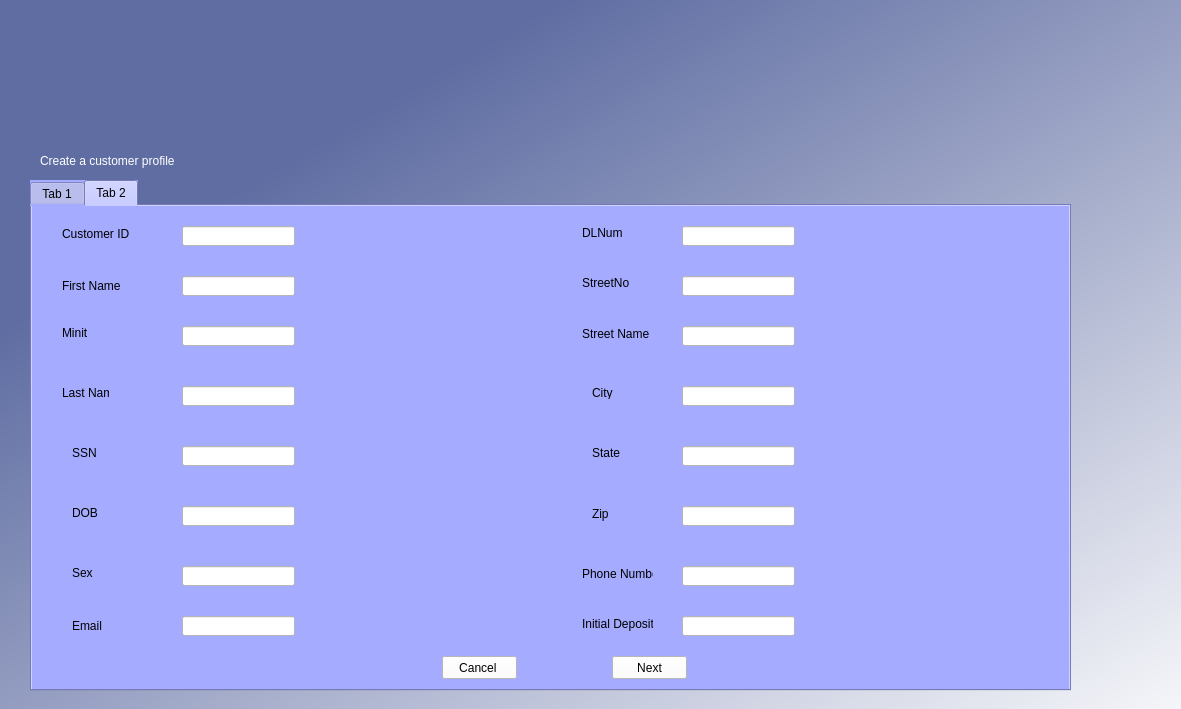
<?xml version="1.0" encoding="UTF-8"?>
<ui version="4.0">
 <class>createcustomer</class>
 <widget class="QDialog" name="createcustomer">
  <property name="geometry">
   <rect>
    <x>0</x>
    <y>0</y>
    <width>1181</width>
    <height>709</height>
   </rect>
  </property>
  <property name="windowTitle">
   <string>Rattler Bank Database</string>
  </property>
  <property name="windowIcon">
   <iconset>
    <normaloff>RB snake.png</normaloff>RB snake.png</iconset>
  </property>
  <property name="sizeGripEnabled">
   <bool>false</bool>
  </property>
  <widget class="QWidget" name="bgwidget" native="true">
   <property name="geometry">
    <rect>
     <x>0</x>
     <y>0</y>
     <width>1201</width>
     <height>801</height>
    </rect>
   </property>
   <property name="styleSheet">
    <string notr="true">QWidget#bgwidget{
background-color:qlineargradient(spread:pad, x1:0.242, y1:0.198727, x2:0.957, y2:1, stop:0 rgba(95, 109, 162, 255), stop:1 rgba(255, 255, 255, 255))}</string>
   </property>
   <widget class="QLabel" name="label_2">
    <property name="geometry">
     <rect>
      <x>160</x>
      <y>10</y>
      <width>851</width>
      <height>131</height>
     </rect>
    </property>
    <property name="text">
     <string/>
    </property>
    <property name="pixmap">
     <pixmap>../../../../Pictures/RB words.png</pixmap>
    </property>
    <property name="scaledContents">
     <bool>true</bool>
    </property>
   </widget>
   <widget class="QLabel" name="label_3">
    <property name="geometry">
     <rect>
      <x>40</x>
      <y>100</y>
      <width>481</width>
      <height>121</height>
     </rect>
    </property>
    <property name="styleSheet">
     <string notr="true">font: 14pt &quot;MS Shell Dlg 2&quot;; color:rgb(255, 255, 255)</string>
    </property>
    <property name="text">
     <string>Create a customer profile </string>
    </property>
   </widget>
   <widget class="QTabWidget" name="tabWidget">
    <property name="geometry">
     <rect>
      <x>30</x>
      <y>180</y>
      <width>1041</width>
      <height>511</height>
     </rect>
    </property>
    <property name="styleSheet">
     <string notr="true">background-color: rgb(165, 171, 255);

</string>
    </property>
    <property name="currentIndex">
     <number>1</number>
    </property>
    <widget class="QWidget" name="View_2">
     <property name="whatsThis">
      <string>&lt;html&gt;&lt;head/&gt;&lt;body&gt;&lt;p&gt;View&lt;/p&gt;&lt;/body&gt;&lt;/html&gt;</string>
     </property>
     <attribute name="title">
      <string>Tab 1</string>
     </attribute>
     <widget class="QLabel" name="label">
      <property name="geometry">
       <rect>
        <x>40</x>
        <y>30</y>
        <width>71</width>
        <height>16</height>
       </rect>
      </property>
      <property name="text">
       <string>Customer ID</string>
      </property>
     </widget>
     <widget class="QLabel" name="label_4">
      <property name="geometry">
       <rect>
        <x>40</x>
        <y>80</y>
        <width>61</width>
        <height>20</height>
       </rect>
      </property>
      <property name="text">
       <string>First Name</string>
      </property>
     </widget>
     <widget class="QLabel" name="label_5">
      <property name="geometry">
       <rect>
        <x>40</x>
        <y>130</y>
        <width>47</width>
        <height>13</height>
       </rect>
      </property>
      <property name="text">
       <string>Minit</string>
      </property>
     </widget>
     <widget class="QLabel" name="label_6">
      <property name="geometry">
       <rect>
        <x>40</x>
        <y>180</y>
        <width>47</width>
        <height>13</height>
       </rect>
      </property>
      <property name="text">
       <string>Last Name</string>
      </property>
     </widget>
     <widget class="QLabel" name="label_7">
      <property name="geometry">
       <rect>
        <x>40</x>
        <y>230</y>
        <width>47</width>
        <height>13</height>
       </rect>
      </property>
      <property name="text">
       <string>SSN</string>
      </property>
     </widget>
     <widget class="QLabel" name="label_8">
      <property name="geometry">
       <rect>
        <x>40</x>
        <y>280</y>
        <width>47</width>
        <height>13</height>
       </rect>
      </property>
      <property name="text">
       <string>DOB</string>
      </property>
     </widget>
     <widget class="QLabel" name="label_9">
      <property name="geometry">
       <rect>
        <x>590</x>
        <y>30</y>
        <width>47</width>
        <height>13</height>
       </rect>
      </property>
      <property name="text">
       <string>DLNum</string>
      </property>
     </widget>
     <widget class="QLabel" name="label_10">
      <property name="geometry">
       <rect>
        <x>590</x>
        <y>80</y>
        <width>47</width>
        <height>13</height>
       </rect>
      </property>
      <property name="text">
       <string>StreetNo</string>
      </property>
     </widget>
     <widget class="QLabel" name="label_11">
      <property name="geometry">
       <rect>
        <x>590</x>
        <y>130</y>
        <width>91</width>
        <height>16</height>
       </rect>
      </property>
      <property name="text">
       <string>Street Name</string>
      </property>
     </widget>
     <widget class="QLabel" name="label_12">
      <property name="geometry">
       <rect>
        <x>590</x>
        <y>180</y>
        <width>47</width>
        <height>13</height>
       </rect>
      </property>
      <property name="text">
       <string>City</string>
      </property>
     </widget>
     <widget class="QLabel" name="label_13">
      <property name="geometry">
       <rect>
        <x>590</x>
        <y>230</y>
        <width>47</width>
        <height>13</height>
       </rect>
      </property>
      <property name="text">
       <string>State</string>
      </property>
     </widget>
     <widget class="QLabel" name="label_14">
      <property name="geometry">
       <rect>
        <x>40</x>
        <y>330</y>
        <width>47</width>
        <height>13</height>
       </rect>
      </property>
      <property name="text">
       <string>Sex</string>
      </property>
     </widget>
     <widget class="QLabel" name="label_15">
      <property name="geometry">
       <rect>
        <x>590</x>
        <y>280</y>
        <width>47</width>
        <height>16</height>
       </rect>
      </property>
      <property name="text">
       <string>Zip</string>
      </property>
     </widget>
     <widget class="QLineEdit" name="lineEdit">
      <property name="geometry">
       <rect>
        <x>160</x>
        <y>80</y>
        <width>113</width>
        <height>20</height>
       </rect>
      </property>
      <property name="styleSheet">
       <string notr="true">background-color: rgb(255, 255, 255);</string>
      </property>
     </widget>
     <widget class="QLineEdit" name="lineEdit_2">
      <property name="geometry">
       <rect>
        <x>160</x>
        <y>130</y>
        <width>113</width>
        <height>20</height>
       </rect>
      </property>
      <property name="styleSheet">
       <string notr="true">background-color: rgb(255, 255, 255);</string>
      </property>
     </widget>
     <widget class="QLineEdit" name="lineEdit_3">
      <property name="geometry">
       <rect>
        <x>160</x>
        <y>180</y>
        <width>113</width>
        <height>20</height>
       </rect>
      </property>
      <property name="styleSheet">
       <string notr="true">background-color: rgb(255, 255, 255);</string>
      </property>
     </widget>
     <widget class="QLineEdit" name="lineEdit_4">
      <property name="geometry">
       <rect>
        <x>160</x>
        <y>230</y>
        <width>113</width>
        <height>20</height>
       </rect>
      </property>
      <property name="styleSheet">
       <string notr="true">background-color: rgb(255, 255, 255);</string>
      </property>
     </widget>
     <widget class="QLineEdit" name="lineEdit_5">
      <property name="geometry">
       <rect>
        <x>160</x>
        <y>280</y>
        <width>113</width>
        <height>20</height>
       </rect>
      </property>
      <property name="styleSheet">
       <string notr="true">background-color: rgb(255, 255, 255);</string>
      </property>
     </widget>
     <widget class="QLineEdit" name="lineEdit_6">
      <property name="geometry">
       <rect>
        <x>160</x>
        <y>330</y>
        <width>113</width>
        <height>20</height>
       </rect>
      </property>
      <property name="styleSheet">
       <string notr="true">background-color: rgb(255, 255, 255);</string>
      </property>
     </widget>
     <widget class="QLineEdit" name="lineEdit_7">
      <property name="geometry">
       <rect>
        <x>710</x>
        <y>30</y>
        <width>113</width>
        <height>20</height>
       </rect>
      </property>
      <property name="styleSheet">
       <string notr="true">background-color: rgb(255, 255, 255);</string>
      </property>
     </widget>
     <widget class="QLineEdit" name="lineEdit_8">
      <property name="geometry">
       <rect>
        <x>710</x>
        <y>80</y>
        <width>113</width>
        <height>20</height>
       </rect>
      </property>
      <property name="styleSheet">
       <string notr="true">background-color: rgb(255, 255, 255);</string>
      </property>
     </widget>
     <widget class="QLineEdit" name="lineEdit_9">
      <property name="geometry">
       <rect>
        <x>710</x>
        <y>130</y>
        <width>113</width>
        <height>20</height>
       </rect>
      </property>
      <property name="styleSheet">
       <string notr="true">background-color: rgb(255, 255, 255);</string>
      </property>
     </widget>
     <widget class="QLineEdit" name="lineEdit_10">
      <property name="geometry">
       <rect>
        <x>710</x>
        <y>180</y>
        <width>113</width>
        <height>20</height>
       </rect>
      </property>
      <property name="styleSheet">
       <string notr="true">background-color: rgb(255, 255, 255);</string>
      </property>
     </widget>
     <widget class="QLineEdit" name="lineEdit_11">
      <property name="geometry">
       <rect>
        <x>710</x>
        <y>230</y>
        <width>113</width>
        <height>20</height>
       </rect>
      </property>
      <property name="styleSheet">
       <string notr="true">background-color: rgb(255, 255, 255);</string>
      </property>
     </widget>
     <widget class="QLineEdit" name="lineEdit_12">
      <property name="geometry">
       <rect>
        <x>710</x>
        <y>280</y>
        <width>113</width>
        <height>20</height>
       </rect>
      </property>
      <property name="styleSheet">
       <string notr="true">background-color: rgb(255, 255, 255);</string>
      </property>
     </widget>
     <widget class="QLineEdit" name="lineEdit_13">
      <property name="geometry">
       <rect>
        <x>710</x>
        <y>330</y>
        <width>113</width>
        <height>20</height>
       </rect>
      </property>
      <property name="styleSheet">
       <string notr="true">background-color: rgb(255, 255, 255);</string>
      </property>
     </widget>
     <widget class="QLabel" name="label_16">
      <property name="geometry">
       <rect>
        <x>590</x>
        <y>330</y>
        <width>71</width>
        <height>16</height>
       </rect>
      </property>
      <property name="text">
       <string>Phone Number</string>
      </property>
     </widget>
     <widget class="QLabel" name="label_17">
      <property name="geometry">
       <rect>
        <x>40</x>
        <y>370</y>
        <width>61</width>
        <height>20</height>
       </rect>
      </property>
      <property name="text">
       <string>Email</string>
      </property>
     </widget>
     <widget class="QLineEdit" name="lineEdit_14">
      <property name="geometry">
       <rect>
        <x>160</x>
        <y>30</y>
        <width>113</width>
        <height>20</height>
       </rect>
      </property>
      <property name="styleSheet">
       <string notr="true">background-color: rgb(255, 255, 255);</string>
      </property>
     </widget>
     <widget class="QLineEdit" name="lineEdit_15">
      <property name="geometry">
       <rect>
        <x>160</x>
        <y>380</y>
        <width>113</width>
        <height>20</height>
       </rect>
      </property>
      <property name="styleSheet">
       <string notr="true">background-color: rgb(255, 255, 255);</string>
      </property>
     </widget>
     <widget class="QLabel" name="label_18">
      <property name="geometry">
       <rect>
        <x>590</x>
        <y>380</y>
        <width>71</width>
        <height>16</height>
       </rect>
      </property>
      <property name="text">
       <string>Initial Deposit</string>
      </property>
     </widget>
     <widget class="QLineEdit" name="lineEdit_16">
      <property name="geometry">
       <rect>
        <x>710</x>
        <y>380</y>
        <width>113</width>
        <height>20</height>
       </rect>
      </property>
      <property name="styleSheet">
       <string notr="true">background-color: rgb(255, 255, 255);</string>
      </property>
     </widget>
     <widget class="QPushButton" name="pushButton">
      <property name="geometry">
       <rect>
        <x>490</x>
        <y>430</y>
        <width>75</width>
        <height>23</height>
       </rect>
      </property>
      <property name="styleSheet">
       <string notr="true">background-color: rgb(255, 255, 255);</string>
      </property>
      <property name="text">
       <string>Cancel</string>
      </property>
     </widget>
     <widget class="QPushButton" name="next1">
      <property name="geometry">
       <rect>
        <x>650</x>
        <y>430</y>
        <width>75</width>
        <height>23</height>
       </rect>
      </property>
      <property name="styleSheet">
       <string notr="true">background-color: rgb(255, 255, 255);</string>
      </property>
      <property name="text">
       <string>Edit</string>
      </property>
     </widget>
     <widget class="QPushButton" name="next1_2">
      <property name="geometry">
       <rect>
        <x>780</x>
        <y>430</y>
        <width>75</width>
        <height>23</height>
       </rect>
      </property>
      <property name="styleSheet">
       <string notr="true">background-color: rgb(255, 255, 255);</string>
      </property>
      <property name="text">
       <string>Delete</string>
      </property>
     </widget>
    </widget>
    <widget class="QWidget" name="Create">
     <attribute name="title">
      <string>Tab 2</string>
     </attribute>
     <widget class="QLabel" name="label_19">
      <property name="geometry">
       <rect>
        <x>30</x>
        <y>20</y>
        <width>71</width>
        <height>16</height>
       </rect>
      </property>
      <property name="text">
       <string>Customer ID</string>
      </property>
     </widget>
     <widget class="QLabel" name="label_20">
      <property name="geometry">
       <rect>
        <x>30</x>
        <y>70</y>
        <width>61</width>
        <height>20</height>
       </rect>
      </property>
      <property name="text">
       <string>First Name</string>
      </property>
     </widget>
     <widget class="QLabel" name="label_21">
      <property name="geometry">
       <rect>
        <x>30</x>
        <y>120</y>
        <width>47</width>
        <height>13</height>
       </rect>
      </property>
      <property name="text">
       <string>Minit</string>
      </property>
     </widget>
     <widget class="QLabel" name="label_22">
      <property name="geometry">
       <rect>
        <x>30</x>
        <y>180</y>
        <width>47</width>
        <height>13</height>
       </rect>
      </property>
      <property name="text">
       <string>Last Name</string>
      </property>
     </widget>
     <widget class="QLabel" name="label_23">
      <property name="geometry">
       <rect>
        <x>40</x>
        <y>240</y>
        <width>47</width>
        <height>13</height>
       </rect>
      </property>
      <property name="text">
       <string>SSN</string>
      </property>
     </widget>
     <widget class="QLabel" name="label_24">
      <property name="geometry">
       <rect>
        <x>40</x>
        <y>300</y>
        <width>47</width>
        <height>13</height>
       </rect>
      </property>
      <property name="text">
       <string>DOB</string>
      </property>
     </widget>
     <widget class="QLabel" name="label_25">
      <property name="geometry">
       <rect>
        <x>40</x>
        <y>360</y>
        <width>47</width>
        <height>13</height>
       </rect>
      </property>
      <property name="text">
       <string>Sex</string>
      </property>
     </widget>
     <widget class="QLabel" name="label_26">
      <property name="geometry">
       <rect>
        <x>40</x>
        <y>410</y>
        <width>61</width>
        <height>20</height>
       </rect>
      </property>
      <property name="text">
       <string>Email</string>
      </property>
     </widget>
     <widget class="QLabel" name="label_27">
      <property name="geometry">
       <rect>
        <x>550</x>
        <y>20</y>
        <width>47</width>
        <height>13</height>
       </rect>
      </property>
      <property name="text">
       <string>DLNum</string>
      </property>
     </widget>
     <widget class="QLabel" name="label_28">
      <property name="geometry">
       <rect>
        <x>550</x>
        <y>70</y>
        <width>47</width>
        <height>13</height>
       </rect>
      </property>
      <property name="text">
       <string>StreetNo</string>
      </property>
     </widget>
     <widget class="QLabel" name="label_29">
      <property name="geometry">
       <rect>
        <x>550</x>
        <y>120</y>
        <width>91</width>
        <height>16</height>
       </rect>
      </property>
      <property name="text">
       <string>Street Name</string>
      </property>
     </widget>
     <widget class="QLabel" name="label_30">
      <property name="geometry">
       <rect>
        <x>560</x>
        <y>180</y>
        <width>47</width>
        <height>13</height>
       </rect>
      </property>
      <property name="text">
       <string>City</string>
      </property>
     </widget>
     <widget class="QLabel" name="label_31">
      <property name="geometry">
       <rect>
        <x>560</x>
        <y>240</y>
        <width>47</width>
        <height>13</height>
       </rect>
      </property>
      <property name="text">
       <string>State</string>
      </property>
     </widget>
     <widget class="QLabel" name="label_32">
      <property name="geometry">
       <rect>
        <x>560</x>
        <y>300</y>
        <width>47</width>
        <height>16</height>
       </rect>
      </property>
      <property name="text">
       <string>Zip</string>
      </property>
     </widget>
     <widget class="QLabel" name="label_33">
      <property name="geometry">
       <rect>
        <x>550</x>
        <y>360</y>
        <width>71</width>
        <height>16</height>
       </rect>
      </property>
      <property name="text">
       <string>Phone Number</string>
      </property>
     </widget>
     <widget class="QLabel" name="label_34">
      <property name="geometry">
       <rect>
        <x>550</x>
        <y>410</y>
        <width>71</width>
        <height>16</height>
       </rect>
      </property>
      <property name="text">
       <string>Initial Deposit</string>
      </property>
     </widget>
     <widget class="QLineEdit" name="customerID">
      <property name="geometry">
       <rect>
        <x>150</x>
        <y>20</y>
        <width>113</width>
        <height>20</height>
       </rect>
      </property>
      <property name="styleSheet">
       <string notr="true">background-color: rgb(255, 255, 255);</string>
      </property>
     </widget>
     <widget class="QLineEdit" name="FirstName">
      <property name="geometry">
       <rect>
        <x>150</x>
        <y>70</y>
        <width>113</width>
        <height>20</height>
       </rect>
      </property>
      <property name="styleSheet">
       <string notr="true">background-color: rgb(255, 255, 255);</string>
      </property>
     </widget>
     <widget class="QLineEdit" name="Minit">
      <property name="geometry">
       <rect>
        <x>150</x>
        <y>120</y>
        <width>113</width>
        <height>20</height>
       </rect>
      </property>
      <property name="styleSheet">
       <string notr="true">background-color: rgb(255, 255, 255);</string>
      </property>
     </widget>
     <widget class="QLineEdit" name="Lastname">
      <property name="geometry">
       <rect>
        <x>150</x>
        <y>180</y>
        <width>113</width>
        <height>20</height>
       </rect>
      </property>
      <property name="styleSheet">
       <string notr="true">background-color: rgb(255, 255, 255);</string>
      </property>
     </widget>
     <widget class="QLineEdit" name="SSN">
      <property name="geometry">
       <rect>
        <x>150</x>
        <y>240</y>
        <width>113</width>
        <height>20</height>
       </rect>
      </property>
      <property name="styleSheet">
       <string notr="true">background-color: rgb(255, 255, 255);</string>
      </property>
     </widget>
     <widget class="QLineEdit" name="DOB">
      <property name="geometry">
       <rect>
        <x>150</x>
        <y>300</y>
        <width>113</width>
        <height>20</height>
       </rect>
      </property>
      <property name="styleSheet">
       <string notr="true">background-color: rgb(255, 255, 255);</string>
      </property>
     </widget>
     <widget class="QLineEdit" name="Sex">
      <property name="geometry">
       <rect>
        <x>150</x>
        <y>360</y>
        <width>113</width>
        <height>20</height>
       </rect>
      </property>
      <property name="styleSheet">
       <string notr="true">background-color: rgb(255, 255, 255);</string>
      </property>
     </widget>
     <widget class="QLineEdit" name="Email">
      <property name="geometry">
       <rect>
        <x>150</x>
        <y>410</y>
        <width>113</width>
        <height>20</height>
       </rect>
      </property>
      <property name="styleSheet">
       <string notr="true">background-color: rgb(255, 255, 255);</string>
      </property>
     </widget>
     <widget class="QLineEdit" name="DLNum">
      <property name="geometry">
       <rect>
        <x>650</x>
        <y>20</y>
        <width>113</width>
        <height>20</height>
       </rect>
      </property>
      <property name="styleSheet">
       <string notr="true">background-color: rgb(255, 255, 255);</string>
      </property>
     </widget>
     <widget class="QLineEdit" name="StreetNo">
      <property name="geometry">
       <rect>
        <x>650</x>
        <y>70</y>
        <width>113</width>
        <height>20</height>
       </rect>
      </property>
      <property name="styleSheet">
       <string notr="true">background-color: rgb(255, 255, 255);</string>
      </property>
     </widget>
     <widget class="QLineEdit" name="Streetname">
      <property name="geometry">
       <rect>
        <x>650</x>
        <y>120</y>
        <width>113</width>
        <height>20</height>
       </rect>
      </property>
      <property name="styleSheet">
       <string notr="true">background-color: rgb(255, 255, 255);</string>
      </property>
     </widget>
     <widget class="QLineEdit" name="City">
      <property name="geometry">
       <rect>
        <x>650</x>
        <y>180</y>
        <width>113</width>
        <height>20</height>
       </rect>
      </property>
      <property name="styleSheet">
       <string notr="true">background-color: rgb(255, 255, 255);</string>
      </property>
     </widget>
     <widget class="QLineEdit" name="State">
      <property name="geometry">
       <rect>
        <x>650</x>
        <y>240</y>
        <width>113</width>
        <height>20</height>
       </rect>
      </property>
      <property name="styleSheet">
       <string notr="true">background-color: rgb(255, 255, 255);</string>
      </property>
     </widget>
     <widget class="QLineEdit" name="Zip">
      <property name="geometry">
       <rect>
        <x>650</x>
        <y>300</y>
        <width>113</width>
        <height>20</height>
       </rect>
      </property>
      <property name="styleSheet">
       <string notr="true">background-color: rgb(255, 255, 255);</string>
      </property>
     </widget>
     <widget class="QLineEdit" name="Phonenumber">
      <property name="geometry">
       <rect>
        <x>650</x>
        <y>360</y>
        <width>113</width>
        <height>20</height>
       </rect>
      </property>
      <property name="styleSheet">
       <string notr="true">background-color: rgb(255, 255, 255);</string>
      </property>
     </widget>
     <widget class="QLineEdit" name="IinitialDeposit">
      <property name="geometry">
       <rect>
        <x>650</x>
        <y>410</y>
        <width>113</width>
        <height>20</height>
       </rect>
      </property>
      <property name="styleSheet">
       <string notr="true">background-color: rgb(255, 255, 255);</string>
      </property>
     </widget>
     <widget class="QPushButton" name="pushButton_2">
      <property name="geometry">
       <rect>
        <x>410</x>
        <y>450</y>
        <width>75</width>
        <height>23</height>
       </rect>
      </property>
      <property name="styleSheet">
       <string notr="true">background-color: rgb(255, 255, 255);</string>
      </property>
      <property name="text">
       <string>Cancel </string>
      </property>
     </widget>
     <widget class="QPushButton" name="pushButton_3">
      <property name="geometry">
       <rect>
        <x>580</x>
        <y>450</y>
        <width>75</width>
        <height>23</height>
       </rect>
      </property>
      <property name="styleSheet">
       <string notr="true">background-color: rgb(255, 255, 255);</string>
      </property>
      <property name="text">
       <string>Next</string>
      </property>
     </widget>
    </widget>
   </widget>
  </widget>
 </widget>
 <resources/>
 <connections/>
</ui>
